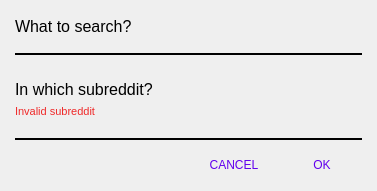
<?xml version="1.0" encoding="UTF-8"?>
<ui version="4.0">
 <class>Dialog</class>
 <widget class="QDialog" name="Dialog">
  <property name="geometry">
   <rect>
    <x>0</x>
    <y>0</y>
    <width>377</width>
    <height>191</height>
   </rect>
  </property>
  <property name="windowTitle">
   <string>Dialog</string>
  </property>
  <layout class="QVBoxLayout" name="verticalLayout_2" stretch="1,2">
   <item>
    <layout class="QVBoxLayout" name="dialog_body_layout" stretch="1,4,1,1,1,4">
     <property name="spacing">
      <number>0</number>
     </property>
     <property name="leftMargin">
      <number>4</number>
     </property>
     <property name="topMargin">
      <number>4</number>
     </property>
     <property name="rightMargin">
      <number>4</number>
     </property>
     <property name="bottomMargin">
      <number>4</number>
     </property>
     <item>
      <widget class="QLabel" name="search_label">
       <property name="font">
        <font>
         <pointsize>12</pointsize>
        </font>
       </property>
       <property name="text">
        <string>What to search?</string>
       </property>
      </widget>
     </item>
     <item>
      <layout class="QVBoxLayout" name="search_line_edit_layout">
       <item>
        <widget class="QLineEdit" name="search_line_edit">
         <property name="styleSheet">
          <string notr="true">QLineEdit {
	background: transparent;
	border-bottom: 2px solid black;
}</string>
         </property>
         <property name="text">
          <string/>
         </property>
         <property name="frame">
          <bool>false</bool>
         </property>
        </widget>
       </item>
      </layout>
     </item>
     <item>
      <spacer name="verticalSpacer">
       <property name="orientation">
        <enum>Qt::Vertical</enum>
       </property>
       <property name="sizeHint" stdset="0">
        <size>
         <width>20</width>
         <height>40</height>
        </size>
       </property>
      </spacer>
     </item>
     <item>
      <widget class="QLabel" name="subreddit_label">
       <property name="font">
        <font>
         <pointsize>12</pointsize>
        </font>
       </property>
       <property name="styleSheet">
        <string notr="true">QLabel {
	padding-bottom: 0;
}</string>
       </property>
       <property name="text">
        <string>In which subreddit?</string>
       </property>
      </widget>
     </item>
     <item>
      <widget class="QLabel" name="invalid_subreddit_label">
       <property name="palette">
        <palette>
         <active>
          <colorrole role="WindowText">
           <brush brushstyle="SolidPattern">
            <color alpha="255">
             <red>239</red>
             <green>41</green>
             <blue>41</blue>
            </color>
           </brush>
          </colorrole>
         </active>
         <inactive>
          <colorrole role="WindowText">
           <brush brushstyle="SolidPattern">
            <color alpha="255">
             <red>239</red>
             <green>41</green>
             <blue>41</blue>
            </color>
           </brush>
          </colorrole>
         </inactive>
         <disabled>
          <colorrole role="WindowText">
           <brush brushstyle="SolidPattern">
            <color alpha="255">
             <red>190</red>
             <green>190</green>
             <blue>190</blue>
            </color>
           </brush>
          </colorrole>
         </disabled>
        </palette>
       </property>
       <property name="font">
        <font>
         <pointsize>8</pointsize>
        </font>
       </property>
       <property name="text">
        <string>Invalid subreddit</string>
       </property>
       <property name="indent">
        <number>0</number>
       </property>
      </widget>
     </item>
     <item>
      <layout class="QVBoxLayout" name="subreddit_line_edit_layout">
       <item>
        <widget class="QLineEdit" name="subreddit_line_edit">
         <property name="styleSheet">
          <string notr="true">QLineEdit {
	background: transparent;
	border-bottom: 2px solid black;
}</string>
         </property>
         <property name="frame">
          <bool>false</bool>
         </property>
        </widget>
       </item>
      </layout>
     </item>
    </layout>
   </item>
   <item>
    <layout class="QHBoxLayout" name="dialog_button_layout">
     <property name="spacing">
      <number>8</number>
     </property>
     <property name="leftMargin">
      <number>4</number>
     </property>
     <property name="topMargin">
      <number>4</number>
     </property>
     <property name="rightMargin">
      <number>4</number>
     </property>
     <property name="bottomMargin">
      <number>4</number>
     </property>
     <item>
      <spacer name="horizontalSpacer">
       <property name="orientation">
        <enum>Qt::Horizontal</enum>
       </property>
       <property name="sizeHint" stdset="0">
        <size>
         <width>40</width>
         <height>20</height>
        </size>
       </property>
      </spacer>
     </item>
     <item>
      <widget class="QPushButton" name="cancel_button">
       <property name="palette">
        <palette>
         <active>
          <colorrole role="WindowText">
           <brush brushstyle="SolidPattern">
            <color alpha="255">
             <red>98</red>
             <green>0</green>
             <blue>238</blue>
            </color>
           </brush>
          </colorrole>
          <colorrole role="Text">
           <brush brushstyle="SolidPattern">
            <color alpha="255">
             <red>98</red>
             <green>0</green>
             <blue>238</blue>
            </color>
           </brush>
          </colorrole>
          <colorrole role="ButtonText">
           <brush brushstyle="SolidPattern">
            <color alpha="255">
             <red>98</red>
             <green>0</green>
             <blue>238</blue>
            </color>
           </brush>
          </colorrole>
         </active>
         <inactive>
          <colorrole role="WindowText">
           <brush brushstyle="SolidPattern">
            <color alpha="255">
             <red>98</red>
             <green>0</green>
             <blue>238</blue>
            </color>
           </brush>
          </colorrole>
          <colorrole role="Text">
           <brush brushstyle="SolidPattern">
            <color alpha="255">
             <red>98</red>
             <green>0</green>
             <blue>238</blue>
            </color>
           </brush>
          </colorrole>
          <colorrole role="ButtonText">
           <brush brushstyle="SolidPattern">
            <color alpha="255">
             <red>98</red>
             <green>0</green>
             <blue>238</blue>
            </color>
           </brush>
          </colorrole>
         </inactive>
         <disabled>
          <colorrole role="WindowText">
           <brush brushstyle="SolidPattern">
            <color alpha="255">
             <red>98</red>
             <green>0</green>
             <blue>238</blue>
            </color>
           </brush>
          </colorrole>
          <colorrole role="Text">
           <brush brushstyle="SolidPattern">
            <color alpha="255">
             <red>98</red>
             <green>0</green>
             <blue>238</blue>
            </color>
           </brush>
          </colorrole>
          <colorrole role="ButtonText">
           <brush brushstyle="SolidPattern">
            <color alpha="255">
             <red>98</red>
             <green>0</green>
             <blue>238</blue>
            </color>
           </brush>
          </colorrole>
         </disabled>
        </palette>
       </property>
       <property name="styleSheet">
        <string notr="true">QPushButton {
	color: #6200EE
}</string>
       </property>
       <property name="text">
        <string>CANCEL</string>
       </property>
       <property name="autoDefault">
        <bool>false</bool>
       </property>
       <property name="flat">
        <bool>true</bool>
       </property>
      </widget>
     </item>
     <item>
      <widget class="QPushButton" name="confirm_button">
       <property name="palette">
        <palette>
         <active>
          <colorrole role="WindowText">
           <brush brushstyle="SolidPattern">
            <color alpha="255">
             <red>98</red>
             <green>0</green>
             <blue>238</blue>
            </color>
           </brush>
          </colorrole>
          <colorrole role="Text">
           <brush brushstyle="SolidPattern">
            <color alpha="255">
             <red>98</red>
             <green>0</green>
             <blue>238</blue>
            </color>
           </brush>
          </colorrole>
          <colorrole role="ButtonText">
           <brush brushstyle="SolidPattern">
            <color alpha="255">
             <red>98</red>
             <green>0</green>
             <blue>238</blue>
            </color>
           </brush>
          </colorrole>
         </active>
         <inactive>
          <colorrole role="WindowText">
           <brush brushstyle="SolidPattern">
            <color alpha="255">
             <red>98</red>
             <green>0</green>
             <blue>238</blue>
            </color>
           </brush>
          </colorrole>
          <colorrole role="Text">
           <brush brushstyle="SolidPattern">
            <color alpha="255">
             <red>98</red>
             <green>0</green>
             <blue>238</blue>
            </color>
           </brush>
          </colorrole>
          <colorrole role="ButtonText">
           <brush brushstyle="SolidPattern">
            <color alpha="255">
             <red>98</red>
             <green>0</green>
             <blue>238</blue>
            </color>
           </brush>
          </colorrole>
         </inactive>
         <disabled>
          <colorrole role="WindowText">
           <brush brushstyle="SolidPattern">
            <color alpha="255">
             <red>98</red>
             <green>0</green>
             <blue>238</blue>
            </color>
           </brush>
          </colorrole>
          <colorrole role="Text">
           <brush brushstyle="SolidPattern">
            <color alpha="255">
             <red>98</red>
             <green>0</green>
             <blue>238</blue>
            </color>
           </brush>
          </colorrole>
          <colorrole role="ButtonText">
           <brush brushstyle="SolidPattern">
            <color alpha="255">
             <red>98</red>
             <green>0</green>
             <blue>238</blue>
            </color>
           </brush>
          </colorrole>
         </disabled>
        </palette>
       </property>
       <property name="styleSheet">
        <string notr="true">QPushButton {
	color: #6200EE
}</string>
       </property>
       <property name="text">
        <string>OK</string>
       </property>
       <property name="autoDefault">
        <bool>false</bool>
       </property>
       <property name="flat">
        <bool>true</bool>
       </property>
      </widget>
     </item>
    </layout>
   </item>
  </layout>
 </widget>
 <resources/>
 <connections/>
</ui>
